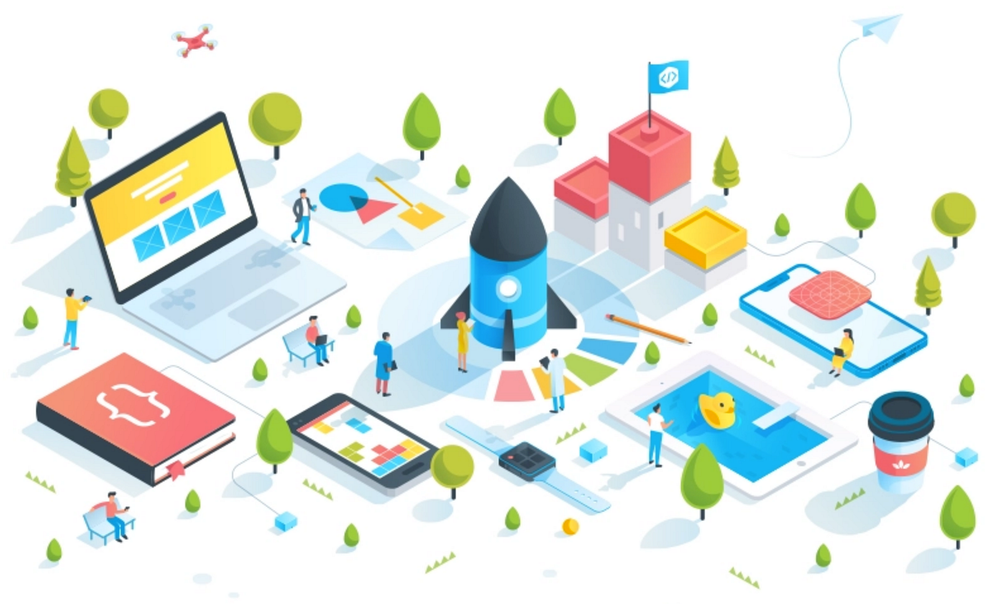
#> input picture images/portada.png, 1000 x 604 px, shrunk from 1400 x 846 before the run
$ python crop_suptitle.py ../../../../images/portada.png 5 ../../../../images/portada.png
#> lines starting #> are read from the running program, lines starting #| are printed output that depends on the picture
"""Recorta una franja superior de una figura (para sacar el suptitle de matplotlib,
conservando los titulos de cada subplot). Guarda una copia presentacion-especifica.

Uso (con el interprete de Python del proyecto activo; venv/conda/micromamba o python a secas):
    python crop_suptitle.py <input.png> <top_px> <output.png>

Flujo recomendado (en el skill):
  1. Read(input.png) para estimar a que altura (top_px) empiezan los subplots/paneles.
  2. Correr este script.
  3. Read(output.png) para VERIFICAR: suptitle fuera + nada de los subplots cortado.
     Si quedo mal, ajustar top_px y volver a correr.

Variante "partir 2 paneles": en vez de recortar arriba, recortar por ancho:
    im.crop((0, 0, x_corte, h))  -> panel izquierdo ; (x_corte, 0, w, h) -> derecho
"""
import sys
from PIL import Image

if len(sys.argv) != 4:
    sys.exit("uso: python crop_suptitle.py <input.png> <top_px> <output.png>")
inp, top, out = sys.argv[1], int(sys.argv[2]), sys.argv[3]
im = Image.open(inp)
#> im is the input picture: PIL image 1000x604 RGBA; mean R, G, B, A 225.8, 231.8, 227.4, 255
w, h = im.size
#> w = 1000; h = 604
im.crop((0, top, w, h)).save(out)
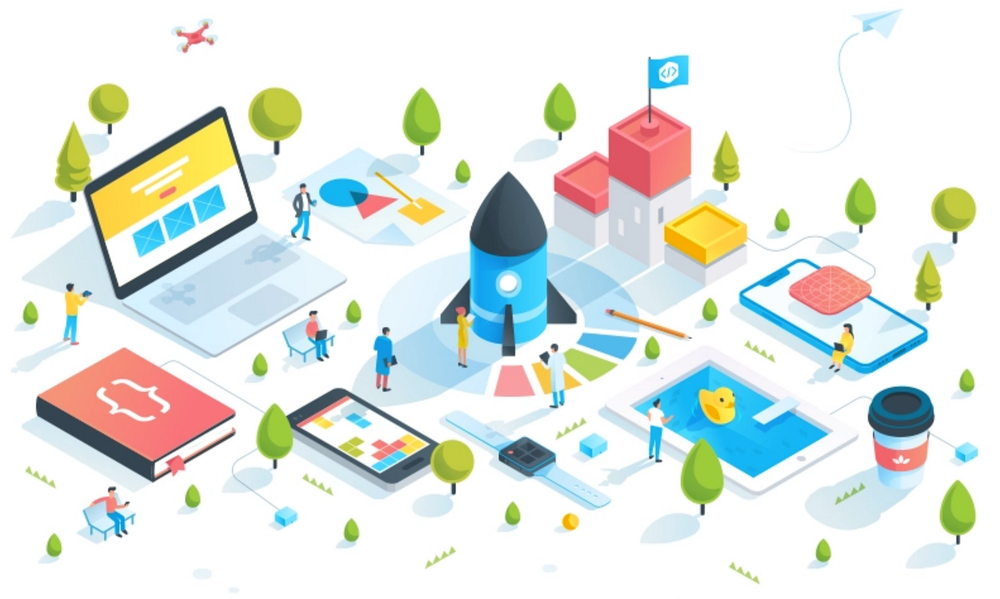
#> saved as portada.png: PIL image 1000x599 RGBA; mean R, G, B, A 225.6, 231.6, 227.2, 255
print(f"ok: {out}  ({w}x{h}, top removido={top})")
#| ok: ../../../../images/portada.png  (1000x604, top removido=5)
